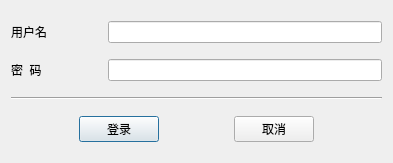
<?xml version="1.0" encoding="UTF-8"?>
<ui version="4.0">
 <class>LoginDialogClass</class>
 <widget class="QDialog" name="LoginDialogClass">
  <property name="geometry">
   <rect>
    <x>0</x>
    <y>0</y>
    <width>393</width>
    <height>163</height>
   </rect>
  </property>
  <property name="windowTitle">
   <string>请输入用户名及密码</string>
  </property>
  <layout class="QVBoxLayout" name="verticalLayout">
   <item>
    <layout class="QHBoxLayout" name="horizontalLayout_2" stretch="1,1,6">
     <item>
      <widget class="QLabel" name="label">
       <property name="text">
        <string>用户名</string>
       </property>
      </widget>
     </item>
     <item>
      <spacer name="horizontalSpacer_4">
       <property name="orientation">
        <enum>Qt::Horizontal</enum>
       </property>
       <property name="sizeHint" stdset="0">
        <size>
         <width>40</width>
         <height>20</height>
        </size>
       </property>
      </spacer>
     </item>
     <item>
      <widget class="QLineEdit" name="userEdit"/>
     </item>
    </layout>
   </item>
   <item>
    <layout class="QHBoxLayout" name="horizontalLayout" stretch="1,1,6">
     <item>
      <widget class="QLabel" name="label_2">
       <property name="text">
        <string>密  码</string>
       </property>
      </widget>
     </item>
     <item>
      <spacer name="horizontalSpacer_5">
       <property name="orientation">
        <enum>Qt::Horizontal</enum>
       </property>
       <property name="sizeHint" stdset="0">
        <size>
         <width>40</width>
         <height>20</height>
        </size>
       </property>
      </spacer>
     </item>
     <item>
      <widget class="QLineEdit" name="passwordEdit"/>
     </item>
    </layout>
   </item>
   <item>
    <widget class="Line" name="line">
     <property name="orientation">
      <enum>Qt::Horizontal</enum>
     </property>
    </widget>
   </item>
   <item>
    <layout class="QHBoxLayout" name="horizontalLayout_3">
     <item>
      <spacer name="horizontalSpacer">
       <property name="orientation">
        <enum>Qt::Horizontal</enum>
       </property>
       <property name="sizeHint" stdset="0">
        <size>
         <width>40</width>
         <height>20</height>
        </size>
       </property>
      </spacer>
     </item>
     <item>
      <widget class="QPushButton" name="loginBtn">
       <property name="text">
        <string>登录</string>
       </property>
      </widget>
     </item>
     <item>
      <spacer name="horizontalSpacer_3">
       <property name="orientation">
        <enum>Qt::Horizontal</enum>
       </property>
       <property name="sizeHint" stdset="0">
        <size>
         <width>40</width>
         <height>20</height>
        </size>
       </property>
      </spacer>
     </item>
     <item>
      <widget class="QPushButton" name="cancleBtn">
       <property name="text">
        <string>取消</string>
       </property>
      </widget>
     </item>
     <item>
      <spacer name="horizontalSpacer_2">
       <property name="orientation">
        <enum>Qt::Horizontal</enum>
       </property>
       <property name="sizeHint" stdset="0">
        <size>
         <width>40</width>
         <height>20</height>
        </size>
       </property>
      </spacer>
     </item>
    </layout>
   </item>
  </layout>
 </widget>
 <layoutdefault spacing="6" margin="11"/>
 <resources/>
 <connections/>
</ui>
